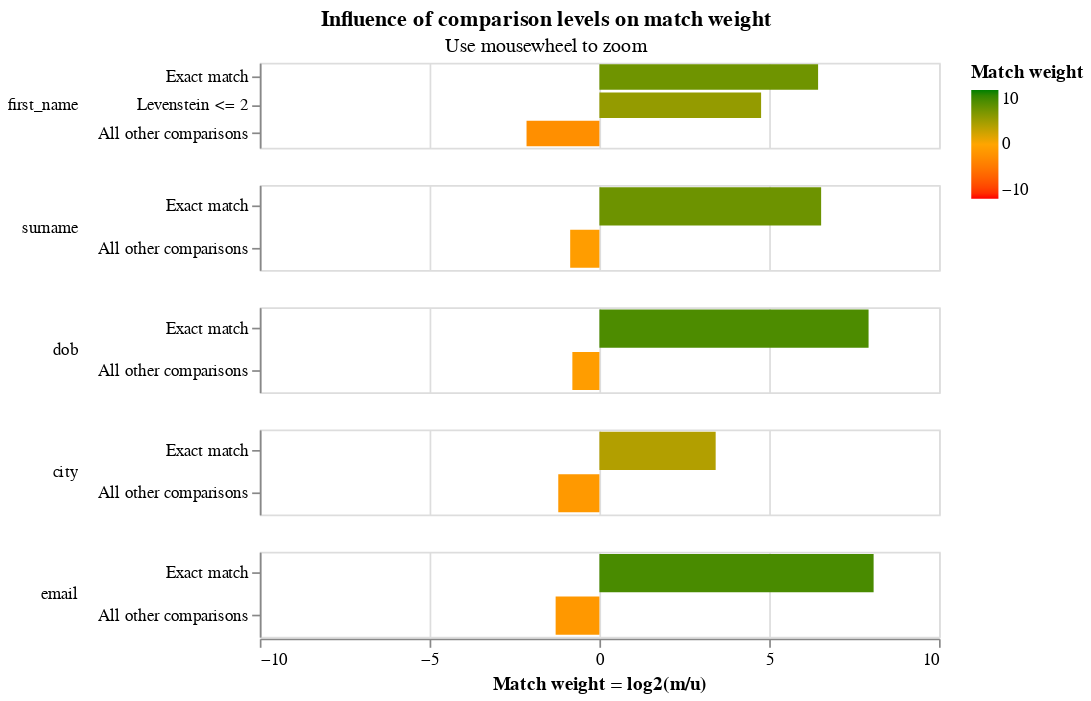

Notebook cell for this chart:
### Markdown cell above
The final match weights can be viewed in the match weights chart:

### Code cell
c = linker.settings_obj.match_weights_chart()

### Figure 1 — Vega-Lite specification as saved in the notebook (floating-point values rounded to 4 significant figures)
{"config": {"view": {"width": 400, "height": 50}, "mark": {"tooltip": null}, "title": {"anchor": "middle"}, "header": {"title": null}}, "data": {"values": [{"comparison_name": "first_name", "sql_condition": "first_name_l = first_name_r", "label_for_charts": "Exact match", "m_probability": 0.503, "u_probability": 0.005794, "m_probability_description": "Amongst truly matching record comparisons, 50.30% of records are in the exact match comparison level", "u_probability_description": "Amongst truly non-matching record comparisons, 0.58% of records are in the exact match comparison level", "has_tf_adjustments": false, "tf_adjustment_column": null, "tf_adjustment_weight": 1.0, "is_null_level": false, "bayes_factor": 86.82, "log2_bayes_factor": 6.44, "comparison_vector_value": 2, "max_comparison_vector_value": 2, "bayes_factor_description": "If comparison level is `exact match` then comparison is 86.82 times more likely to be a match", "proportion_of_matches": 0.02153, "comparison_sort_order": 0}, {"comparison_name": "first_name", "sql_condition": "levenshtein(first_name_l, first_name_r) <= 2", "label_for_charts": "Levenstein <= 2", "m_probability": 0.2745, "u_probability": 0.01012, "m_probability_description": "Amongst truly matching record comparisons, 27.45% of records are in the levenstein <= 2 comparison level", "u_probability_description": "Amongst truly non-matching record comparisons, 1.01% of records are in the levenstein <= 2 comparison level", "has_tf_adjustments": false, "tf_adjustment_column": null, "tf_adjustment_weight": 1.0, "is_null_level": false, "bayes_factor": 27.13, "log2_bayes_factor": 4.762, "comparison_vector_value": 1, "max_comparison_vector_value": 2, "bayes_factor_description": "If comparison level is `levenstein <= 2` then comparison is 27.13 times more likely to be a match", "proportion_of_matches": 0.02153, "comparison_sort_order": 0}, {"comparison_name": "first_name", "sql_condition": "ELSE", "label_for_charts": "All other comparisons", "m_probability": 0.2225, "u_probability": 0.9841, "m_probability_description": "Amongst truly matching record comparisons, 22.25% of records are in the all other comparisons comparison level", "u_probability_description": "Amongst truly non-matching record comparisons, 98.41% of records are in the all other comparisons comparison level", "has_tf_adjustments": false, "tf_adjustment_column": null, "tf_adjustment_weight": 1.0, "is_null_level": false, "bayes_factor": 0.226, "log2_bayes_factor": -2.145, "comparison_vector_value": 0, "max_comparison_vector_value": 2, "bayes_factor_description": "If comparison level is `all other comparisons` then comparison is  4.42 times less likely to be a match", "proportion_of_matches": 0.02153, "comparison_sort_order": 0}, {"comparison_name": "surname", "sql_condition": "surname_l = surname_r", "label_for_charts": "Exact match", "m_probability": 0.4517, "u_probability": 0.00489, "m_probability_description": "Amongst truly matching record comparisons, 45.17% of records are in the exact match comparison level", "u_probability_description": "Amongst truly non-matching record comparisons, 0.49% of records are in the exact match comparison level", "has_tf_adjustments": false, "tf_adjustment_column": null, "tf_adjustment_weight": 1.0, "is_null_level": false, "bayes_factor": 92.38, "log2_bayes_factor": 6.529, "comparison_vector_value": 1, "max_comparison_vector_value": 1, "bayes_factor_description": "If comparison level is `exact match` then comparison is 92.38 times more likely to be a match", "proportion_of_matches": 0.02153, "comparison_sort_order": 1}, {"comparison_name": "surname", "sql_condition": "ELSE", "label_for_charts": "All other comparisons", "m_probability": 0.5483, "u_probability": 0.9951, "m_probability_description": "Amongst truly matching record comparisons, 54.83% of records are in the all other comparisons comparison level", "u_probability_description": "Amongst truly non-matching record comparisons, 99.51% of records are in the all other comparisons comparison level", "has_tf_adjustments": false, "tf_adjustment_column": null, "tf_adjustment_weight": 1.0, "is_null_level": false, "bayes_factor": 0.551, "log2_bayes_factor": -0.86, "comparison_vector_value": 0, "max_comparison_vector_value": 1, "bayes_factor_description": "If comparison level is `all other comparisons` then comparison is  1.82 times less likely to be a match", "proportion_of_matches": 0.02153, "comparison_sort_order": 1}, {"comparison_name": "dob", "sql_condition": "dob_l = dob_r", "label_for_charts": "Exact match", "m_probability": 0.4251, "u_probability": 0.001748, "m_probability_description": "Amongst truly matching record comparisons, 42.51% of records are in the exact match comparison level", "u_probability_description": "Amongst truly non-matching record comparisons, 0.17% of records are in the exact match comparison level", "has_tf_adjustments": false, "tf_adjustment_column": null, "tf_adjustment_weight": 1.0, "is_null_level": false, "bayes_factor": 243.2, "log2_bayes_factor": 7.926, "comparison_vector_value": 1, "max_comparison_vector_value": 1, "bayes_factor_description": "If comparison level is `exact match` then comparison is 243.25 times more likely to be a match", "proportion_of_matches": 0.02153, "comparison_sort_order": 2}, {"comparison_name": "dob", "sql_condition": "ELSE", "label_for_charts": "All other comparisons", "m_probability": 0.5749, "u_probability": 0.9983, "m_probability_description": "Amongst truly matching record comparisons, 57.49% of records are in the all other comparisons comparison level", "u_probability_description": "Amongst truly non-matching record comparisons, 99.83% of records are in the all other comparisons comparison level", "has_tf_adjustments": false, "tf_adjustment_column": null, "tf_adjustment_weight": 1.0, "is_null_level": false, "bayes_factor": 0.5759, "log2_bayes_factor": -0.7962, "comparison_vector_value": 0, "max_comparison_vector_value": 1, "bayes_factor_description": "If comparison level is `all other comparisons` then comparison is  1.74 times less likely to be a match", "proportion_of_matches": 0.02153, "comparison_sort_order": 2}, {"comparison_name": "city", "sql_condition": "city_l = city_r", "label_for_charts": "Exact match", "m_probability": 0.5918, "u_probability": 0.05515, "m_probability_description": "Amongst truly matching record comparisons, 59.18% of records are in the exact match comparison level", "u_probability_description": "Amongst truly non-matching record comparisons, 5.51% of records are in the exact match comparison level", "has_tf_adjustments": true, "tf_adjustment_column": "city", "tf_adjustment_weight": 1.0, "is_null_level": false, "bayes_factor": 10.73, "log2_bayes_factor": 3.424, "comparison_vector_value": 1, "max_comparison_vector_value": 1, "bayes_factor_description": "If comparison level is `exact match` then comparison is 10.73 times more likely to be a match", "proportion_of_matches": 0.02153, "comparison_sort_order": 3}, {"comparison_name": "city", "sql_condition": "ELSE", "label_for_charts": "All other comparisons", "m_probability": 0.4082, "u_probability": 0.9449, "m_probability_description": "Amongst truly matching record comparisons, 40.82% of records are in the all other comparisons comparison level", "u_probability_description": "Amongst truly non-matching record comparisons, 94.49% of records are in the all other comparisons comparison level", "has_tf_adjustments": false, "tf_adjustment_column": null, "tf_adjustment_weight": 1.0, "is_null_level": false, "bayes_factor": 0.432, "log2_bayes_factor": -1.211, "comparison_vector_value": 0, "max_comparison_vector_value": 1, "bayes_factor_description": "If comparison level is `all other comparisons` then comparison is  2.31 times less likely to be a match", "proportion_of_matches": 0.02153, "comparison_sort_order": 3}, {"comparison_name": "email", "sql_condition": "email_l = email_r", "label_for_charts": "Exact match", "m_probability": 0.5915, "u_probability": 0.002194, "m_probability_description": "Amongst truly matching record comparisons, 59.15% of records are in the exact match comparison level", "u_probability_description": "Amongst truly non-matching record comparisons, 0.22% of records are in the exact match comparison level", "has_tf_adjustments": false, "tf_adjustment_column": null, "tf_adjustment_weight": 1.0, "is_null_level": false, "bayes_factor": 269.6, "log2_bayes_factor": 8.075, "comparison_vector_value": 1, "max_comparison_vector_value": 1, "bayes_factor_description": "If comparison level is `exact match` then comparison is 269.63 times more likely to be a match", "proportion_of_matches": 0.02153, "comparison_sort_order": 4}, {"comparison_name": "email", "sql_condition": "ELSE", "label_for_charts": "All other comparisons", "m_probability": 0.4085, "u_probability": 0.9978, "m_probability_description": "Amongst truly matching record comparisons, 40.85% of records are in the all other comparisons comparison level", "u_probability_description": "Amongst truly non-matching record comparisons, 99.78% of records are in the all other comparisons comparison level", "has_tf_adjustments": false, "tf_adjustment_column": null, "tf_adjustment_weight": 1.0, "is_null_level": false, "bayes_factor": 0.4094, "log2_bayes_factor": -1.289, "comparison_vector_value": 0, "max_comparison_vector_value": 1, "bayes_factor_description": "If comparison level is `all other comparisons` then comparison is  2.44 times less likely to be a match", "proportion_of_matches": 0.02153, "comparison_sort_order": 4}]}, "mark": {"type": "bar", "clip": true}, "selection": {"zoom_selector": {"type": "interval", "bind": "scales", "encodings": ["x"]}}, "encoding": {"color": {"type": "quantitative", "field": "log2_bayes_factor", "title": "Match weight", "scale": {"range": ["red", "orange", "green"], "domain": [-10, 0, 10]}}, "row": {"type": "nominal", "field": "comparison_name", "sort": {"field": "comparison_sort_order"}, "header": {"labelAngle": 0, "labelAnchor": "middle", "labelAlign": "left"}}, "tooltip": [{"type": "nominal", "field": "comparison_name", "title": "Comparison name"}, {"type": "ordinal", "field": "label_for_charts", "title": "Label"}, {"type": "nominal", "field": "sql_condition", "title": "SQL condition"}, {"type": "quantitative", "field": "m_probability", "format": ".4f", "title": "M probability"}, {"type": "quantitative", "field": "u_probability", "format": ".4f", "title": "U probability"}, {"type": "quantitative", "field": "bayes_factor", "title": "Bayes factor = m/u", "format": ",.4f"}, {"type": "quantitative", "field": "log2_bayes_factor", "title": "Match weight = log2(m/u)", "format": ",.4f"}, {"type": "nominal", "field": "bayes_factor_description", "title": "Match weight description"}], "x": {"type": "quantitative", "axis": {"title": "Match weight = log2(m/u)", "values": [-10, -5, 0, 5, 10]}, "field": "log2_bayes_factor", "scale": {"domain": [-10, 10]}}, "y": {"type": "nominal", "field": "label_for_charts", "axis": {"title": null}, "sort": {"field": "comparison_vector_value", "order": "descending"}}}, "resolve": {"scale": {"y": "independent"}}, "title": {"text": "Influence of comparison levels on match weight", "subtitle": "Use mousewheel to zoom"}, "$schema": "https://vega.github.io/schema/vega-lite/v4.json"}
